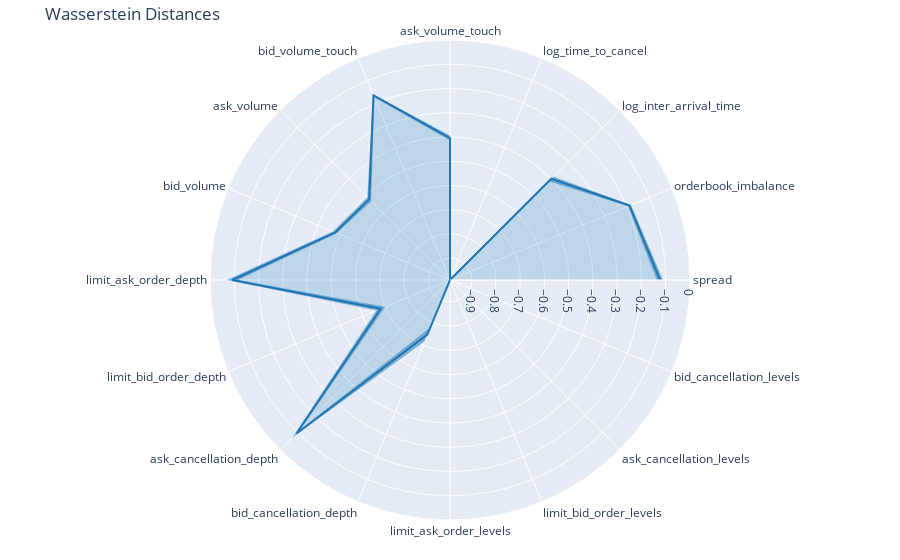

Write notebook code for a chart like this one.
### Code cell
import plotly.graph_objects as go

labels = list(scores.keys())
# pal = sns.color_palette("rocket", len(scores))
losses = np.array([s['wasserstein'][0]for s in scores.values()])
cis = np.array([s['wasserstein'][1]for s in scores.values()]).T

fig = go.Figure()

fig.add_trace(go.Scatterpolar(
    r=-losses,
    theta=labels,
    mode='lines',
    fill='toself',
    fillcolor='rgba(31, 119, 180, 0.2)',  # Set opacity to 0.5
    name='CI upper',
    line=dict(color='rgba(31, 119, 180, 1)'),
))
fig.add_trace(go.Scatterpolar(
    r=-cis[0],
    theta=labels,
    mode='lines',  # Add this line to remove markers
    name='CI lower',
    line=dict(color='rgba(31, 119, 180, 0.2)', width=0),
    # fill='tonext',
))
fig.add_trace(go.Scatterpolar(
    r=-cis[1],
    theta=labels,
    mode='lines',  # Add this line to remove markers
    fill='tonext',
    fillcolor='rgba(31, 119, 180, 0.5)',
    name='CI upper',
    line=dict(color='rgb(31, 119, 180)', width=0),
))

fig.update_layout(
  polar=dict(
    radialaxis=dict(
      visible=True,
      range=[-0.99, 0]
    )),
  showlegend=False,
  title='Wasserstein Distances',
  margin=dict(l=20, r=20, t=40, b=40),
)

fig.write_image(f"images/wasserstein_comparison_{stock}_{model}.png")
fig.show()

### Figure 1 — Plotly figure (JSON) as saved in the notebook; plotly's stock layout.template omitted (floating-point values rounded to 4 significant figures)
{"data": [{"fill": "toself", "fillcolor": "rgba(31, 119, 180, 0.2)", "line": {"color": "rgba(31, 119, 180, 1)"}, "mode": "lines", "name": "CI upper", "r": [-0.1232, -0.1881, -0.3992, -0.9941, -0.4044, -0.1656, -0.5183, -0.4774, -0.09186, -0.6798, -0.0947, -0.746, -1.317, -1.25, -1.462, -1.456], "theta": ["spread", "orderbook_imbalance", "log_inter_arrival_time", "log_time_to_cancel", "ask_volume_touch", "bid_volume_touch", "ask_volume", "bid_volume", "limit_ask_order_depth", "limit_bid_order_depth", "ask_cancellation_depth", "bid_cancellation_depth", "limit_ask_order_levels", "limit_bid_order_levels", "ask_cancellation_levels", "bid_cancellation_levels"], "type": "scatterpolar"}, {"line": {"color": "rgba(31, 119, 180, 0.2)", "width": 0}, "mode": "lines", "name": "CI lower", "r": [-0.1108, -0.1821, -0.3866, -0.9784, -0.394, -0.1604, -0.5079, -0.467, -0.06905, -0.6607, -0.06971, -0.7159, -1.296, -1.218, -1.438, -1.429], "theta": ["spread", "orderbook_imbalance", "log_inter_arrival_time", "log_time_to_cancel", "ask_volume_touch", "bid_volume_touch", "ask_volume", "bid_volume", "limit_ask_order_depth", "limit_bid_order_depth", "ask_cancellation_depth", "bid_cancellation_depth", "limit_ask_order_levels", "limit_bid_order_levels", "ask_cancellation_levels", "bid_cancellation_levels"], "type": "scatterpolar"}, {"fill": "tonext", "fillcolor": "rgba(31, 119, 180, 0.5)", "line": {"color": "rgb(31, 119, 180)", "width": 0}, "mode": "lines", "name": "CI upper", "r": [-0.1369, -0.1951, -0.4136, -1.013, -0.4144, -0.1736, -0.5302, -0.4852, -0.1154, -0.7012, -0.1162, -0.7779, -1.346, -1.272, -1.489, -1.479], "theta": ["spread", "orderbook_imbalance", "log_inter_arrival_time", "log_time_to_cancel", "ask_volume_touch", "bid_volume_touch", "ask_volume", "bid_volume", "limit_ask_order_depth", "limit_bid_order_depth", "ask_cancellation_depth", "bid_cancellation_depth", "limit_ask_order_levels", "limit_bid_order_levels", "ask_cancellation_levels", "bid_cancellation_levels"], "type": "scatterpolar"}], "layout": {"margin": {"b": 40, "l": 20, "r": 20, "t": 40}, "polar": {"radialaxis": {"range": [-0.99, 0], "visible": true}}, "showlegend": false, "title": {"text": "Wasserstein Distances"}}}
